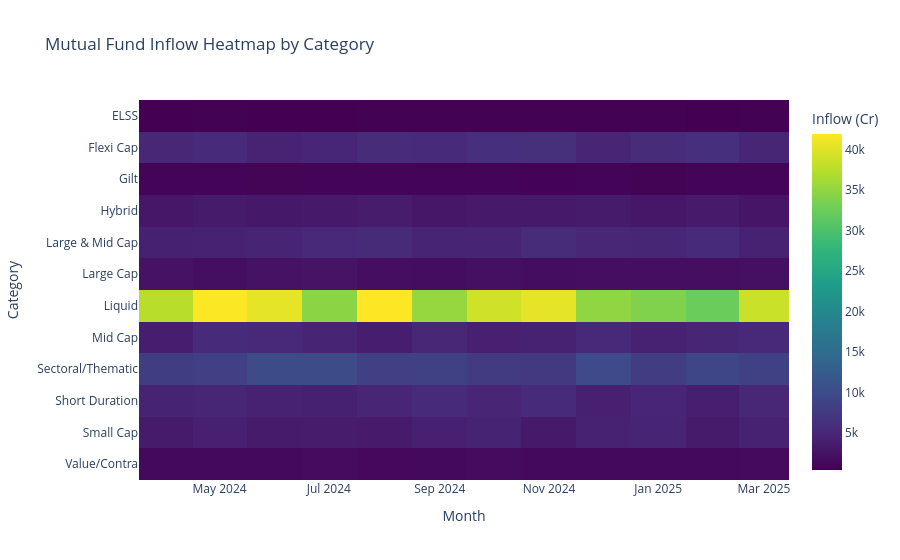

Notebook code cell kept with this figure:
### Code cell
import pandas as pd
import plotly.express as px
from pathlib import Path

category_file = Path("data/processed/cleaned_05_category_inflows.csv")
df_cat = pd.read_csv(category_file)

df_pivot = df_cat.pivot(index='category', columns='month', values='net_inflow_crore')

fig_heat = px.imshow(
    df_pivot, 
    labels=dict(x="Month", y="Category", color="Inflow (Cr)"),
    title="Mutual Fund Inflow Heatmap by Category",
    color_continuous_scale='Viridis'
)

output_path = Path("reports/category_inflow_heatmap.html")
output_path.parent.mkdir(exist_ok=True)
fig_heat.write_html(output_path)

fig_heat.show()
print(f"Heatmap saved at: {output_path}")

### Figure 1 — Plotly figure (JSON) as saved in the notebook; plotly's stock layout.template omitted (floating-point values rounded to 4 significant figures; data arrays with more than 128 entries replaced by an {"elided": "..."} marker saying what was removed)
{"data": [{"coloraxis": "coloraxis", "hovertemplate": "Month: %{x}<br>Category: %{y}<br>Inflow (Cr): %{z}<extra></extra>", "name": "0", "type": "heatmap", "x": ["2024-04", "2024-05", "2024-06", "2024-07", "2024-08", "2024-09", "2024-10", "2024-11", "2024-12", "2025-01", "2025-02", "2025-03"], "xaxis": "x", "y": ["ELSS", "Flexi Cap", "Gilt", "Hybrid", "Large & Mid Cap", "Large Cap", "Liquid", "Mid Cap", "Sectoral/Thematic", "Short Duration", "Small Cap", "Value/Contra"], "yaxis": "y", "z": {"elided": "12x12 int values"}}], "layout": {"coloraxis": {"colorbar": {"title": {"text": "Inflow (Cr)"}}, "colorscale": [[0, "#440154"], [0.1111, "#482878"], [0.2222, "#3e4989"], [0.3333, "#31688e"], [0.4444, "#26828e"], [0.5556, "#1f9e89"], [0.6667, "#35b779"], [0.7778, "#6ece58"], [0.8889, "#b5de2b"], [1, "#fde725"]]}, "title": {"text": "Mutual Fund Inflow Heatmap by Category"}, "xaxis": {"anchor": "y", "constrain": "domain", "domain": [0, 1], "scaleanchor": "y", "title": {"text": "Month"}}, "yaxis": {"anchor": "x", "autorange": "reversed", "constrain": "domain", "domain": [0, 1], "title": {"text": "Category"}}}}
